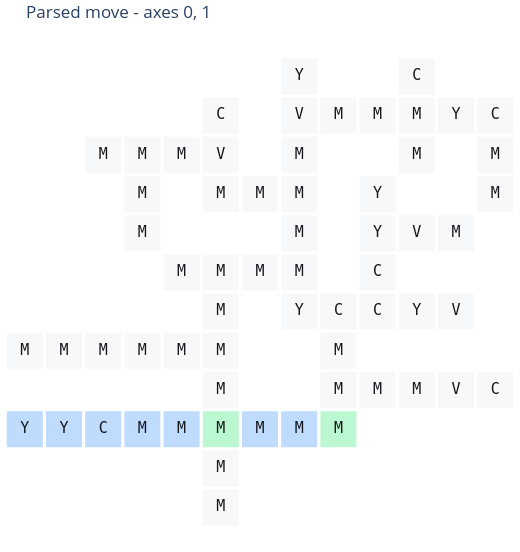

Source (notebook cell):
### Markdown cell above
## Board visualization — parsed move

Blue = newly placed tile, green = reused tile that matches, red = symbol conflict.

### Code cell
for figure in plot_attempt_move(context, move_source="parsed"):
    display(figure)

### Figure 1 — Plotly figure (JSON) as saved in the notebook; plotly's stock layout.template omitted (floating-point values rounded to 4 significant figures)
{"data": [{"customdata": [[[-9, -3], ""], [[-9, -1], "0"], [[-8, -3], ""], [[-8, -1], "0"], [[-7, -3], ""], [[-7, -1], "0"], [[-7, 4], "0"], [[-6, -3], ""], [[-6, -1], "0"], [[-6, 2], "1"], [[-6, 3], "1"], [[-6, 4], "0,1"], [[-5, -3], ""], [[-5, -1], "0"], [[-5, 1], "0"], [[-5, 4], "0"], [[-4, -5], "1"], [[-4, -4], "1"], [[-4, -3], "1"], [[-4, -2], "1"], [[-4, -1], "0,1"], [[-4, 0], "1"], [[-4, 1], "0,1"], [[-4, 3], "0,1"], [[-4, 4], "0,1"], [[-4, 5], "1"], [[-3, -3], ""], [[-3, 1], "0"], [[-3, 3], "0"], [[-2, -3], ""], [[-2, 0], "0,1"], [[-2, 1], "0,1"], [[-2, 2], "1"], [[-2, 3], "0,1"], [[-2, 4], "1"], [[-2, 5], "0,1"], [[-2, 6], "1"], [[-1, -3], "1"], [[-1, -2], "0,1"], [[-1, -1], "1"], [[-1, 0], "0,1"], [[-1, 5], "0"], [[0, -2], "0"], [[0, 0], "0,1"], [[0, 1], "1"], [[0, 2], "0,1"], [[0, 3], "1"], [[0, 5], "0"], [[1, -2], "0"], [[1, 0], "0"], [[1, 2], "0"], [[1, 4], "1"], [[1, 5], "0,1"], [[1, 6], "1"], [[2, -2], "0"], [[2, 0], "0"], [[2, 2], "0"], [[2, 5], "0"], [[3, -2], "0"], [[3, 3], "1"], [[3, 4], "1"], [[3, 5], "0,1"]], "hovertemplate": "coord=%{customdata[0]}<br>symbol=%{text}<br>axes=%{customdata[1]}<extra></extra>", "marker": {"color": ["#bfdbfe", "#f7f8fa", "#bfdbfe", "#f7f8fa", "#bfdbfe", "#f7f8fa", "#f7f8fa", "#bfdbfe", "#f7f8fa", "#f7f8fa", "#f7f8fa", "#f7f8fa", "#bfdbfe", "#f7f8fa", "#f7f8fa", "#f7f8fa", "#f7f8fa", "#f7f8fa", "#bbf7d0", "#f7f8fa", "#f7f8fa", "#f7f8fa", "#f7f8fa", "#f7f8fa", "#f7f8fa", "#f7f8fa", "#bfdbfe", "#f7f8fa", "#f7f8fa", "#bfdbfe", "#f7f8fa", "#f7f8fa", "#f7f8fa", "#f7f8fa", "#f7f8fa", "#f7f8fa", "#f7f8fa", "#bbf7d0", "#f7f8fa", "#f7f8fa", "#f7f8fa", "#f7f8fa", "#f7f8fa", "#f7f8fa", "#f7f8fa", "#f7f8fa", "#f7f8fa", "#f7f8fa", "#f7f8fa", "#f7f8fa", "#f7f8fa", "#f7f8fa", "#f7f8fa", "#f7f8fa", "#f7f8fa", "#f7f8fa", "#f7f8fa", "#f7f8fa", "#f7f8fa", "#f7f8fa", "#f7f8fa", "#f7f8fa"], "line": {"color": "rgba(0, 0, 0, 0)", "width": 0}, "size": 36, "symbol": "square"}, "mode": "markers+text", "showlegend": false, "text": ["Y", "M", "Y", "M", "C", "M", "M", "M", "M", "M", "M", "M", "M", "M", "M", "M", "M", "M", "M", "M", "M", "M", "M", "M", "V", "C", "M", "M", "M", "M", "Y", "M", "M", "M", "M", "V", "Y", "M", "M", "M", "C", "M", "M", "C", "C", "Y", "Y", "M", "M", "Y", "V", "M", "M", "C", "V", "V", "M", "Y", "C", "M", "M", "C"], "textfont": {"color": "#15181d", "family": "DejaVu Sans Mono, Menlo, Consolas, monospace", "size": 15}, "textposition": "middle center", "type": "scatter", "x": [-9, -9, -8, -8, -7, -7, -7, -6, -6, -6, -6, -6, -5, -5, -5, -5, -4, -4, -4, -4, -4, -4, -4, -4, -4, -4, -3, -3, -3, -2, -2, -2, -2, -2, -2, -2, -2, -1, -1, -1, -1, -1, 0, 0, 0, 0, 0, 0, 1, 1, 1, 1, 1, 1, 2, 2, 2, 2, 3, 3, 3, 3], "y": [-3, -1, -3, -1, -3, -1, 4, -3, -1, 2, 3, 4, -3, -1, 1, 4, -5, -4, -3, -2, -1, 0, 1, 3, 4, 5, -3, 1, 3, -3, 0, 1, 2, 3, 4, 5, 6, -3, -2, -1, 0, 5, -2, 0, 1, 2, 3, 5, -2, 0, 2, 4, 5, 6, -2, 0, 2, 5, -2, 3, 4, 5]}], "layout": {"dragmode": "pan", "height": 552, "margin": {"b": 4, "l": 4, "r": 4, "t": 36}, "paper_bgcolor": "white", "plot_bgcolor": "rgba(0, 0, 0, 0)", "showlegend": false, "title": {"text": "Parsed move - axes 0, 1"}, "width": 520, "xaxis": {"range": [-9.53, 3.53], "scaleanchor": "y", "scaleratio": 1, "showgrid": false, "showticklabels": false, "visible": false, "zeroline": false}, "yaxis": {"range": [-5.53, 6.53], "showgrid": false, "showticklabels": false, "visible": false, "zeroline": false}}}
